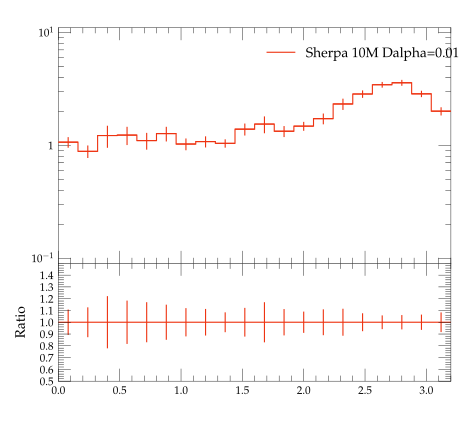

Recreate this plot in Python.
#! /usr/bin/env python

# This Python script was auto-generated using YODA v2.0.0.
# Analysis object: /evtb/inc_tjg_dphi
# Timestamp: 13-04-2024 (01:44:13)

import matplotlib as mpl
import matplotlib.pyplot as plt
mpl.use('Agg') # comment out for interactive use
import os
import numpy as np

plotDir = os.path.split(os.path.realpath(__file__))[0]
if 'YODA_USER_PLOT_PATH' in globals():
    plot_outdir = globals()['YODA_USER_PLOT_PATH']
else:
    plot_outdir = plotDir

#plot style
plt.style.use(os.path.join(plotDir, '../default.mplstyle'))
# plot metadata
figW, figH = plt.rcParams['figure.figsize']
ax_xLabel = r''
ax_yLabel = r''
ax_title  = r''
ax_xScale = 'linear'
ax_yScale = 'log'
xLims = (0.0, 3.2)
yLims = (0.09000000000000001, 11.0)

# TeX-friendly labels for the legend
labels = [ r"Sherpa 10M Dalpha=0.01" ]

# Create figure and axis objects
fig, (ax, ratio0_ax) = plt.subplots(2, 1, sharex=True,
                  figsize=(figW,figH), gridspec_kw={'height_ratios': (2, 1)})
ratio0_ax.yaxis.set_major_locator(mpl.ticker.MultipleLocator(0.1))
ratio0_ax.set_ylim(0.5, 1.4999)
ratio0_ax.set_ylabel('Ratio')

# LineColor map: curve index -> color
linecolors = {0: '#EE3311'}
# the numerical data is stored in a separate file
dataf = dict()
prefix = os.path.split(__file__)[0]
if prefix:    prefix = prefix + '/'
exec(open(prefix+'inc_tjg_dphi__data.py').read(), dataf)


legend_handles = [] # keep track of handles for the legend

# style options for curves
# starts at zorder>=5 to draw curve on top of legend
styles = {
  'curve0': {
    'color' : linecolors[0],
    'linestyle' : '-',
    'marker' : 'o',
    'zorder' : 5,
    'histstyle' : True,
  },
}
# curve from input yoda files in main panel
for label in dataf['yvals'].keys():
    if all(np.isnan(v) for v in dataf['yvals'][label]):
        continue
    tmp = None
    if styles[label]['histstyle']: # draw as histogram
        tmp, = ax.plot(dataf['xedges'], dataf['yedges'][label],
                       color=styles[label]['color'],
                       linestyle=styles[label]['linestyle'],
                       drawstyle='steps-pre', solid_joinstyle='miter',
                       zorder=styles[label]['zorder'], label=label)
        ax.errorbar(dataf['xpoints'], dataf['yvals'][label], color=styles[label]['color'],
                    xerr=dataf['xerrs'], yerr=[dataf['ydowns'][label], dataf['yups'][label]],
                    linestyle='none', zorder=styles[label]['zorder'])
    else: # draw as scatter
        tmp = ax.errorbar(dataf['xpoints'], dataf['yvals'][label],
                          xerr=dataf['xerrs'],
                          yerr=[ dataf['ydowns'][label],
                          dataf['yups'][label] ],
                          fmt=styles[label]['marker'],
                          ecolor=styles[label]['color'],
                          color=styles[label]['color'], zorder=2)
        tmp[-1][0].set_linestyle(styles[label]['linestyle'])
    legend_handles += [tmp]
    for varLabel in dataf['variation_yvals'].keys():
        if varLabel.startswith(label):
            tmp, = ax.plot(dataf['xedges'], dataf['variation_yvals'][varLabel],
                           color=styles[label]['color'],
                           linestyle=styles[label]['linestyle'],
                           drawstyle='steps-pre', solid_joinstyle='miter',
                           zorder=styles[label]['zorder'], alpha=0.5)


# plots on ratio panel
# curve from input yoda files in ratio panel
for label, yvals in dataf['ratio0_yvals'].items():
    if all(np.isnan(v) for v in yvals):
        continue
    if styles[label]['histstyle']: # plot as histogram
        ratio0_ax.plot(dataf['xedges'], yvals,
                       color=styles[label]['color'],
                       linestyle=styles[label]['linestyle'],
                       drawstyle='steps-pre', zorder=1,
                       solid_joinstyle='miter')
        ratio0_ax.vlines(dataf['xpoints'],
                         dataf['ratio0_ymin'][label],
                         dataf['ratio0_ymax'][label],
                         color=styles[label]['color'], zorder=1)
    else: # plot as scatter
        tmp = ratio0_ax.errorbar(dataf['xpoints'],
                                 yvals, xerr=dataf['xerrs'],
                                 yerr=dataf['ratio0_yerrs'][label],
                                 fmt=styles[label]['marker'],
                                 ecolor=styles[label]['color'],
                                 color=styles[label]['color'])
        tmp[-1][0].set_linestyle(styles[label]['linestyle'])

    for varlabel in dataf['ratio0_variation_vals'].keys():
        if varlabel.startswith(label):
            ratio0_ax.plot(dataf['xedges'],
                            dataf['ratio0_variation_vals'][varlabel],
                            color=styles[label]['color'],
                            linestyle=styles[label]['linestyle'],
                            drawstyle='steps-pre', solid_joinstyle='miter',
                            zorder=1, alpha=0.5)

legend_pos = (0.5, 0.97)
ax.legend(legend_handles, labels, loc='upper left', bbox_to_anchor=legend_pos)

# set plot metadata as defined above
ratio0_ax.set_xlabel(ax_xLabel)
ratio0_ax.xaxis.set_label_coords(1., -.15)
ax.set_ylabel(ax_yLabel, loc='top')
ax.set_title(ax_title, loc='left')
ax.set_xscale(ax_xScale)
ax.set_yscale(ax_yScale)
ax.set_xlim(xLims)
ax.set_ylim(yLims)

# tick formatting
plt.rcParams['xtick.top'] = True
plt.rcParams['ytick.right'] = True
ax.yaxis.set_major_locator(mpl.ticker.LogLocator(base=10.0, numticks=np.inf))
ax.yaxis.set_minor_locator(mpl.ticker.LogLocator(
                           base=10.0, subs=np.arange(0.1, 1, 0.1), numticks=np.inf))
fig.align_ylabels((ax, ratio0_ax))
plt.savefig(os.path.join(plot_outdir, 'inc_tjg_dphi.pdf'), format='PDF')
plt.savefig(os.path.join(plot_outdir, 'inc_tjg_dphi.png'), format='PNG')

plt.close(fig)
